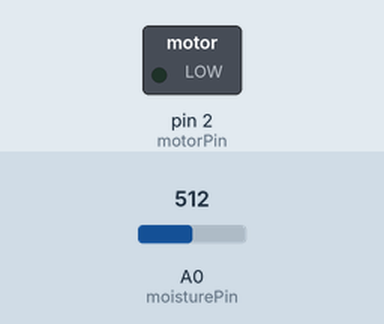
This sketch was run on a simulated Arduino Uno, built with avr-gcc and run on an emulated ATmega328P. On the bench: switched loads named in the sketch (green lamp = pin HIGH). The inputs (shaded band) are chosen by the test bench; at power-on: A0 (moisturePin) = 512. What the sketch prints to the serial monitor is not drawn.

Above: at 0.1 s.
At 2.1 s:
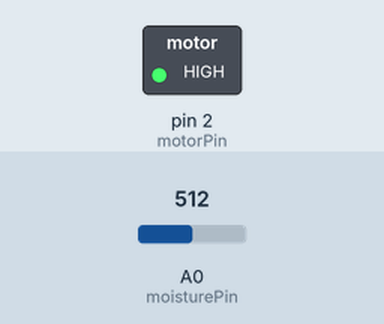
Timing chart, 0 to 3.6 s (numbered marks = the images above):
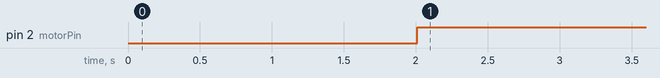

The sketch:

Plantwithoutultra.ino
```cpp
//#include <HCSR04.h>
#include <math.h>
#include <Wire.h>
//#include <rgb_lcd.h>
//rgb_lcd lcd;
const int moisturePin = A0;
const int motorPin = 2;
int outputValue;
float soilmoisture;
const int B = 4275;

const int R0 = 10000;


int readSoil()
{
soilmoisture = 0;
delay(10);
soilmoisture = analogRead(moisturePin);
Serial.println(soilmoisture);
return soilmoisture;
}
void setup()
{
   Serial.begin(9600);

  pinMode(2, OUTPUT);

 /* lcd.begin(16, 2);
  lcd.setRGB(colorR, colorG, colorB);*/
  Serial.println("Reading From Sensor ");
  pinMode(motorPin, OUTPUT);
  pinMode(soilmoisture, OUTPUT);


  delay(1000);
}
void loop()
{


 /*
lcd.setCursor(0, 1);
  lcd.println("Temp= ");
  lcd.print(temperature);*/


   outputValue = analogRead(moisturePin);
  outputValue = map(outputValue, 550, 0, 0, 100);
  Serial.print("Moisture : ");
  Serial.print(outputValue);
  Serial.print(" & ");
  delay(1000);

 soilmoisture = readSoil();
  if (soilmoisture >= 450 )
{
  digitalWrite(2, HIGH);


}
else
(digitalWrite(2, LOW));
 }
```

Measured:
- by itself, pin 2 (motorPin): LOW → HIGH at 2.0 s
